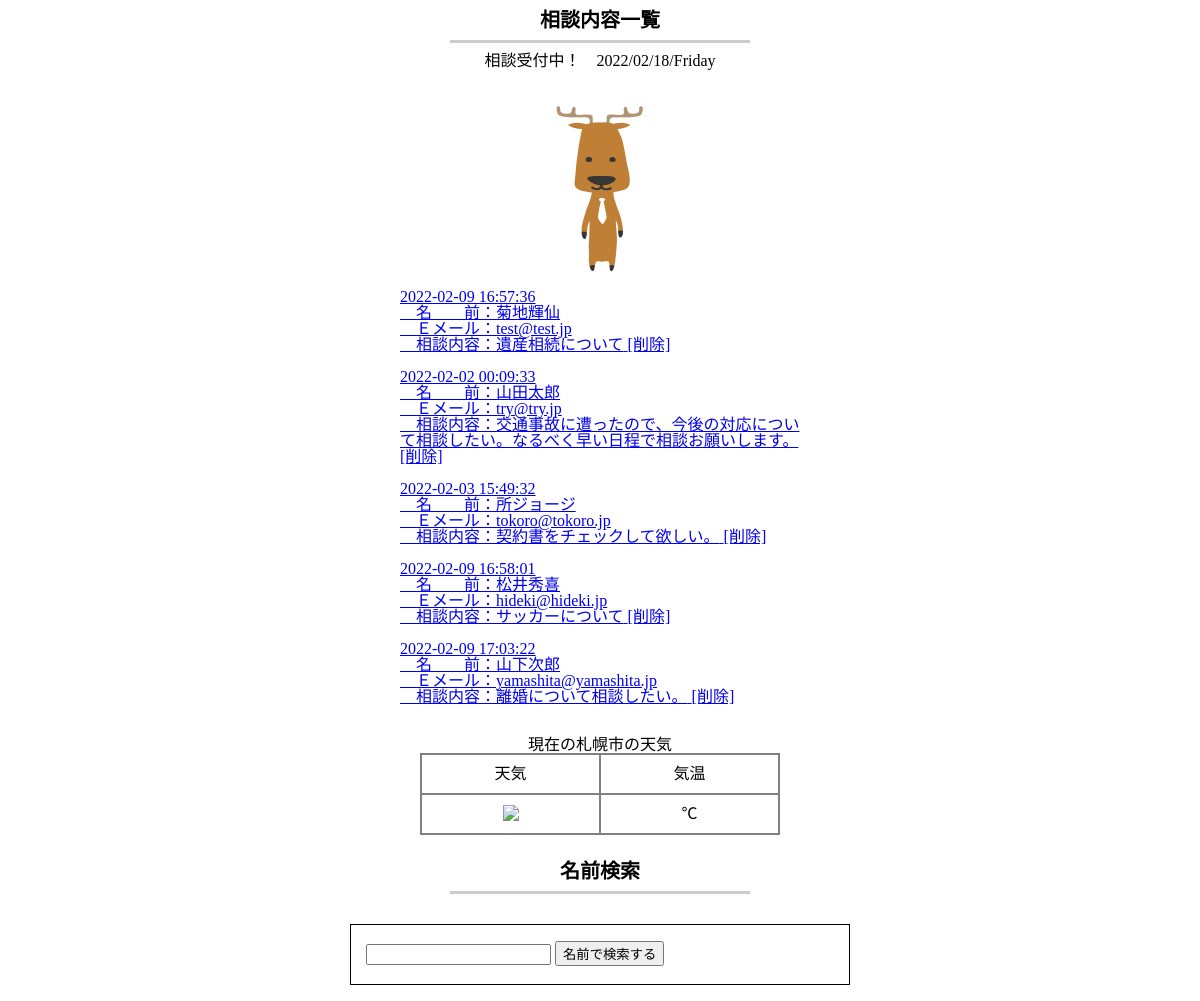
The page /select.php (signed in) on the database its author committed.
### tables this page shows
CREATE TABLE `soudan_table` (
  `id` int(12) NOT NULL,
  `name` varchar(64) NOT NULL,
  `email` varchar(128) NOT NULL,
  `naiyou` text NOT NULL,
  `indate` datetime NOT NULL
);

### select.php (the view, shortened to what this page needs)
<?php
require_once('funcs.php');
$message = '相談受付中！　'.date('Y/m/d/l');
try {
  $pdo = new PDO('mysql:dbname=soudan_db;charset=utf8;host=localhost:3307','root','root');
} catch (PDOException $e) {
  exit('DBConnectError'.$e->getMessage());
}
$stmt = $pdo->prepare("SELECT * FROM soudan_table");
$status = $stmt->execute();
$view="";
if ($status==false) {
  $error = $stmt->errorInfo();
  exit("ErrorQuery:".$error[2]);
}else{
  while( $result = $stmt->fetch(PDO::FETCH_ASSOC)){
    $view .= '<p>';
    $view .='<a href="detail.php?id='.$result["id"].'">';
    $view .= $result["indate"] ."<br>　名　　前：". $result["name"] ."<br>　Ｅメール：". $result["email"] ."<br>　相談内容：". $result["naiyou"];
    $view .='</a>';
    $view .= '<a href="delete.php?id=' . $result['id'] . '">';
    $view .= '  [削除]';
    $view .= '</a>';
    $view .= '</p><br>';
  }
}
function get_json( $type = null ){
  $city = "Sapporo,jp";
  $appid = "6bc820162c1d3f5f8645679bdf4eccde";
  $url = "http://api.openweathermap.org/data/2.5/weather?q=" . $city . "&units=metric&APPID=" . $appid;
  $json = file_get_contents( $url );
  $json = mb_convert_encoding( $json, 'UTF8', 'ASCII,JIS,UTF-8,EUC-JP,SJIS-WIN' );
  $json_decode = json_decode( $json );
  if( $type  === "weather" ):
    $out = $json_decode->weather[0]->main;
  elseif( $type === "icon" ):
    $out = "<img src='https://openweathermap.org/img/wn/" . $json_decode->weather[0]->icon . "@2x.png'>";
  elseif( $type  === "temp" ):
    $out = $json_decode->main->temp;
  else:
    $out = $json_decode;
  endif;
  return $out;
}
?>
<!DOCTYPE html>
<html lang='ja'>
<head>
  <link rel='stylesheet' href='css/reset.css'>
  <link rel='stylesheet' href='css/style.css'>
</head>
<body>
  <div class='contents'>
    <h1 class='title'>相談内容一覧</h1>
    <div class='nitiji'><?php echo $message; ?></div>
  </div>
<div class="icon">
<a href= "index.php"><img src='img/shikaru.jpg' alt='申込画面'></a>
</div>
<div style="width: 400px; margin: auto">
    <div class="container jumbotron"><?= $view ?></div>
</div>
<div style="text-align:center">現在の札幌市の天気</div>
<table class="ta1">
<tr>
  <th>天気</th>
  <th>気温</th>
</tr>
<tr>
  <th>
    <?php echo get_json("icon"); ?><br>
  </th>
  <th><?php echo get_json("temp"); ?>℃</th>
</tr>
</table>
<div class='contents'>
  <h1 class='title'>名前検索</h1>
</div>
<form action="search.php" method="post">
    <input type="text" name="search_name">
    <input type="submit" name="submit" value="名前で検索する">
</form>
</body>
</html>

### css/style.css (style rules this page uses)
.contents { padding: 10px 0; margin: 0 auto 10px; }
.title { text-align: center; font-size: 20px; border-bottom: 3px solid #ccc; font-weight: bold; padding-bottom: 10px; width: 300px; margin: 0 auto 10px; }
.nitiji { text-align: center; }
form { width: 500px; margin: 0 auto; border: 1px solid #000; padding: 15px; line-height: 180% }
.icon img { width: 200px; display: block; margin-left: auto; margin-right: auto; }
.ta1, .ta1 th, .ta1 td { border: 2px #808080 solid; margin-left: auto; margin-right: auto; width: 30%; height: 40px; vertical-align: middle; }

### rows shown on the page
soudan_table: indate "2022-02-09 16:57:36", name "菊地輝仙", email "test@test.jp", naiyou "遺産相続について", value "[削除]"
soudan_table: indate "2022-02-02 00:09:33", name "山田太郎", email "try@try.jp", naiyou "交通事故に遭ったので、今後の対応について相談したい。なるべく早い日程で相談お願いします。", value "[削除]"
soudan_table: indate "2022-02-03 15:49:32", name "所ジョージ", email "tokoro@tokoro.jp", naiyou "契約書をチェックして欲しい。", value "[削除]"
soudan_table: indate "2022-02-09 16:58:01", name "松井秀喜", email "hideki@hideki.jp", naiyou "サッカーについて", value "[削除]"
soudan_table: indate "2022-02-09 17:03:22", name "山下次郎", email "yamashita@yamashita.jp", naiyou "離婚について相談したい。", value "[削除]"

### other values the page prints
$message "相談受付中！ 2022/02/18/Friday"
